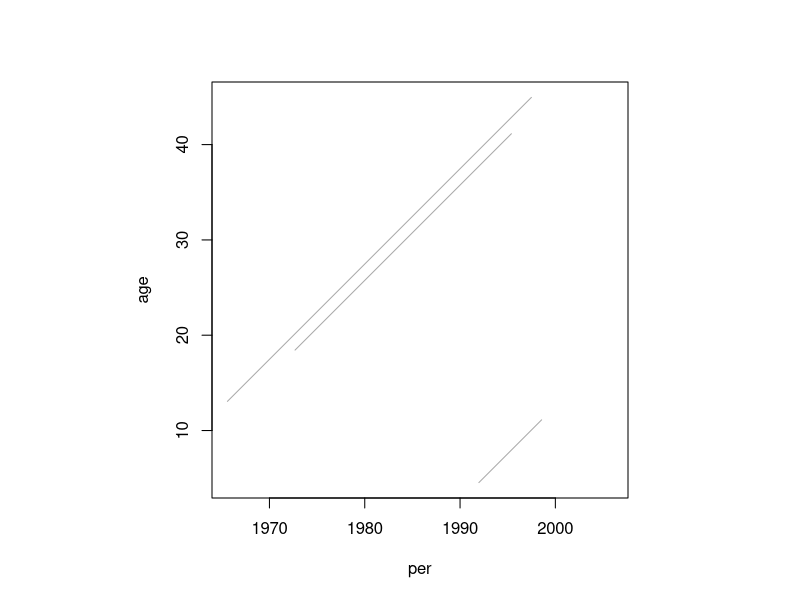
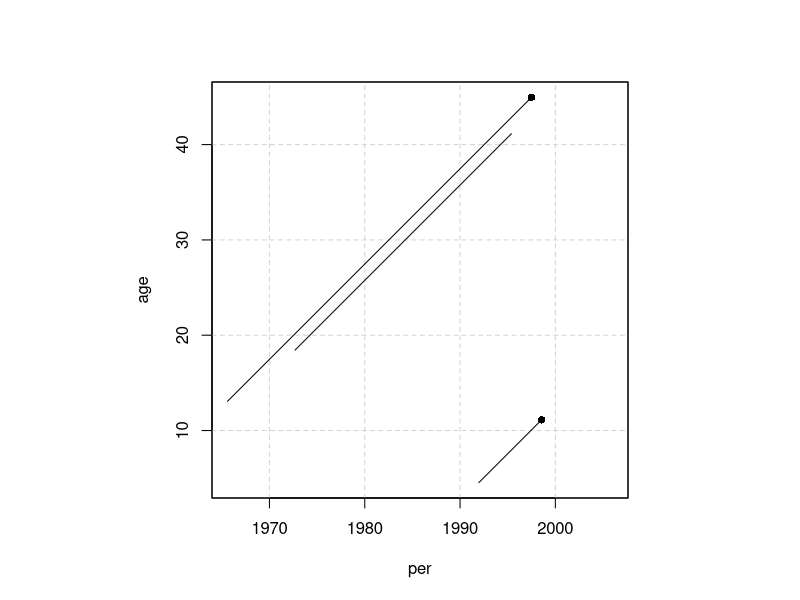
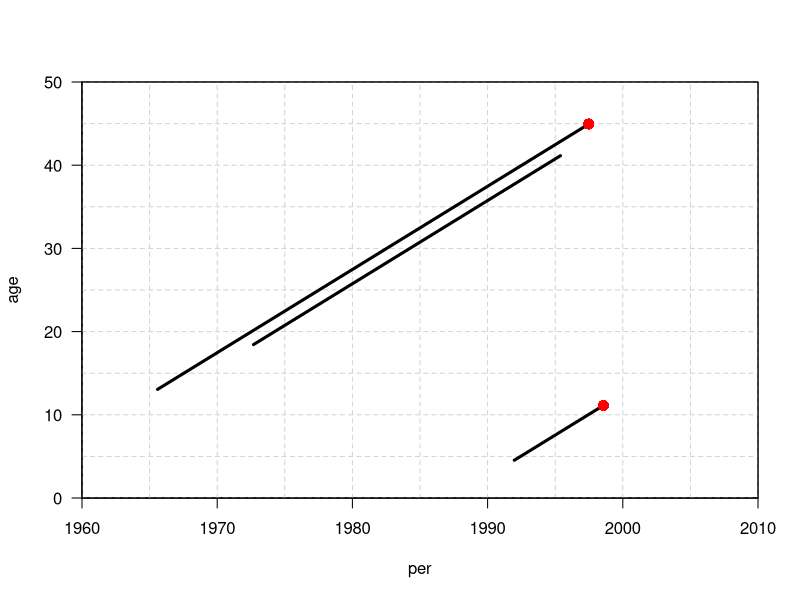

These figures' R source, in order:
library(Epi)


### Name: splitLexis
### Title: Split follow-up time in a Lexis object
### Aliases: splitLexis
### Keywords: manip

### ** Examples

# A small bogus cohort
xcoh <- structure( list( id = c("A", "B", "C"),
                      birth = c("14/07/1952", "01/04/1954", "10/06/1987"),
                      entry = c("04/08/1965", "08/09/1972", "23/12/1991"),
                       exit = c("27/06/1997", "23/05/1995", "24/07/1998"),
                       fail = c(1, 0, 1) ),
                     .Names = c("id", "birth", "entry", "exit", "fail"),
                  row.names = c("1", "2", "3"),
                      class = "data.frame" )

# Convert the character dates into numerical variables (fractional years)
xcoh$bt <- cal.yr( xcoh$birth, format="%d/%m/%Y" )
xcoh$en <- cal.yr( xcoh$entry, format="%d/%m/%Y" )
xcoh$ex <- cal.yr( xcoh$exit , format="%d/%m/%Y" )

# See how it looks
xcoh

# Define as Lexis object with timescales calendar time and age
Lcoh <- Lexis( entry = list( per=en ),
                exit = list( per=ex, age=ex-bt ),
         exit.status = fail,
                data = xcoh )

# Default plot of follow-up
plot( Lcoh )

# With a grid and deaths as endpoints
plot( Lcoh, grid=0:10*10, col="black" )
points( Lcoh, pch=c(NA,16)[Lcoh$lex.Xst+1] )

# With a lot of bells and whistles:
plot( Lcoh, grid=0:20*5, col="black", xaxs="i", yaxs="i",
      xlim=c(1960,2010), ylim=c(0,50), lwd=3, las=1 )
points( Lcoh, pch=c(NA,16)[Lcoh$lex.Xst+1], col="red", cex=1.5 )

# Split time along two time-axes
( x2 <- splitLexis( Lcoh, breaks = seq(1900,2000,5), time.scale="per") )
( x2 <- splitLexis( x2, breaks = seq(0,80,5), time.scale="age" ) )
str( x2 )

# Tabulate the cases and the person-years
summary( x2 )
tapply( status(x2,"exit")==1, list( timeBand(x2,"age","left"),
                                    timeBand(x2,"per","left") ), sum )
tapply( dur(x2),  list( timeBand(x2,"age","left"),
                        timeBand(x2,"per","left") ), sum )
